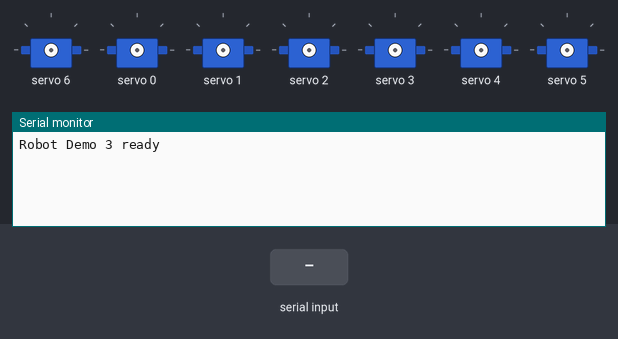
A sketch run on a simulated Arduino Mega 2560, built with avr-gcc and run on an emulated ATmega2560. On the bench: 7 × servo, the last lines printed to the serial monitor. Inputs (shaded band) come from the test bench.

Above: at 1.2 s.
1.3 s: "GRIP OPEN\n" received over Serial
At 2.4 s:
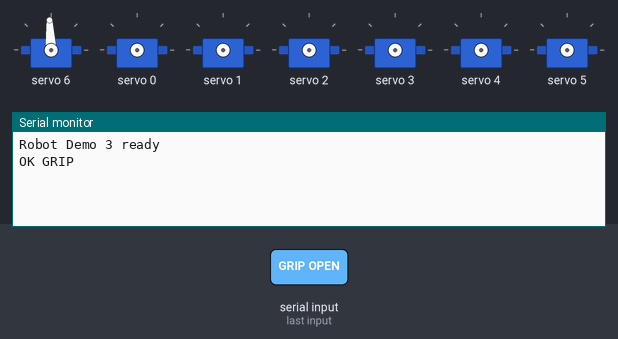
2.8 s: "HOME\n" received over Serial
At 4.8 s:
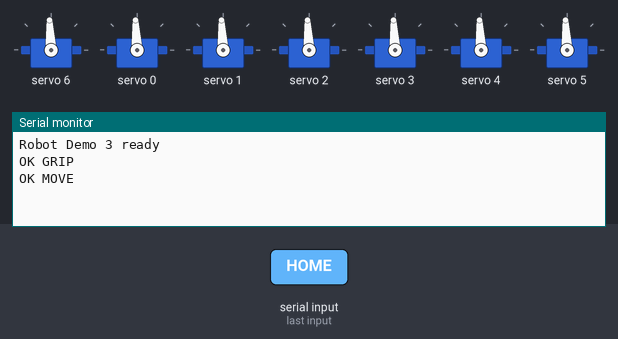

The sketch:

roboticsdemo_3.ino
```cpp
/*
  Robot Demo 3 — Arduino Mega + PCA9685 controller

  Commands (newline-terminated):
    PING
    MOVE q1,q2,q3,q4,q5,q6
    GRIP OPEN
    GRIP CLOSE
    HOME

  IMPORTANT:
  - Not calibrated for arm yet, measure link lengths.
  - Servo angles sent by the browser are mathematical joint angles in degrees.
  - Joint channels 0-5; gripper channel 6 by default.
  - Test with servo power disconnected first, then one joint at a time.
*/

#include <Wire.h>
#include <Adafruit_PWMServoDriver.h>

Adafruit_PWMServoDriver pwm(0x40);
const float SERVO_HZ = 50.0f;
const uint8_t N = 6;
const uint8_t GRIPPER_CHANNEL = 6;
const uint8_t CHANNEL[N] = {0, 1, 2, 3, 4, 5};
const int8_t DIRECTION[N] = {1, -1, 1, 1, -1, 1};
const float SERVO_ZERO[N] = {90, 90, 90, 90, 90, 90};
const float SERVO_MIN_DEG[N] = {10, 10, 10, 10, 10, 10};
const float SERVO_MAX_DEG[N] = {170, 170, 170, 170, 170, 170};
const uint16_t PULSE_MIN_US = 600;
const uint16_t PULSE_MAX_US = 2400;
const uint16_t GRIP_OPEN_US = 1500;
const uint16_t GRIP_CLOSED_US = 1900;
float currentQ[N] = {0, 0, 0, 0, 0, 0};
String inputLine;

uint16_t usToTicks(uint16_t us) {
  return (uint32_t)us * 4096UL * (uint32_t)SERVO_HZ / 1000000UL;
}
void servoUs(uint8_t ch, uint16_t us) {
  us = constrain(us, 500, 2500);
  pwm.setPWM(ch, 0, usToTicks(us));
}
void setJoint(uint8_t j, float q) {
  float s = SERVO_ZERO[j] + DIRECTION[j] * q;
  s = constrain(s, SERVO_MIN_DEG[j], SERVO_MAX_DEG[j]);
  uint16_t pulse = (uint16_t)(PULSE_MIN_US + (s / 180.0f) * (PULSE_MAX_US - PULSE_MIN_US));
  servoUs(CHANNEL[j], pulse);
  currentQ[j] = q;
}
void moveJoints(float target[]) {
  const int STEPS = 40;
  float start[N];
  for (uint8_t i=0;i<N;i++) start[i] = currentQ[i];
  for (int s=1;s<=STEPS;s++) {
    float u = (float)s / STEPS;
    for (uint8_t i=0;i<N;i++) setJoint(i, start[i] + u*(target[i]-start[i]));
    delay(20);
  }
  Serial.println(F("OK MOVE"));
}
void grip(bool closeIt) {
  servoUs(GRIPPER_CHANNEL, closeIt ? GRIP_CLOSED_US : GRIP_OPEN_US);
  Serial.println(F("OK GRIP"));
}
void handle(String line) {
  line.trim();
  if (line == "PING") {
    Serial.println(F("PONG"));
  } else if (line.startsWith("MOVE ")) {
    String rest = line.substring(5);
    float q[N];
    for (uint8_t i=0;i<N;i++) {
      int comma = rest.indexOf(',');
      String token;
      if (i < N-1) {
        if (comma < 0) { Serial.println(F("ERR NEED_6_ANGLES")); return; }
        token = rest.substring(0, comma);
        rest = rest.substring(comma+1);
      } else token = rest;
      if (token.length() == 0) { Serial.println(F("ERR BAD_ANGLE")); return; }
      q[i] = token.toFloat();
      if (q[i] < -180 || q[i] > 180) { Serial.println(F("ERR ANGLE_RANGE")); return; }
    }
    moveJoints(q);
  } else if (line == "GRIP OPEN") {
    grip(false);
  } else if (line == "GRIP CLOSE") {
    grip(true);
  } else if (line == "HOME") {
    float q[N] = {0,0,0,0,0,0};
    moveJoints(q);
  } else if (line.length()) {
    Serial.println(F("ERR UNKNOWN_COMMAND"));
  }
}
void setup() {
  Serial.begin(115200);
  Wire.begin();
  pwm.begin();
  pwm.setPWMFreq(SERVO_HZ);
  delay(10);
  Serial.println(F("Robot Demo 3 ready"));
}
void loop() {
  while (Serial.available()) {
    char c = (char)Serial.read();
    if (c == '\n') { handle(inputLine); inputLine = ""; }
    else if (c != '\r') {
      if (inputLine.length() < 180) inputLine += c;
      else { inputLine = ""; Serial.println(F("ERR LINE_TOO_LONG")); }
    }
  }
}
```

Measured:
- after the input at 1.3 s, the serial monitor: prints a new line at once (image 1)
- after the input at 2.8 s, the serial monitor: prints a new line after 1.0 s (image 2)
